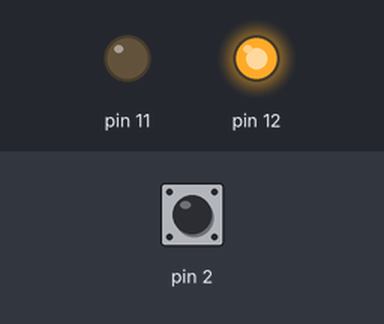
The sketch below on a simulated Arduino Uno, built with avr-gcc and run on an emulated ATmega328P. Parts: output pins drawn as LEDs (lit = HIGH). Inputs (shaded band) come from the test bench; at power-on: pin 2 HIGH.

Above: at 1.25 s.
1.3 s: pin 2 driven LOW
At 2.1 s:
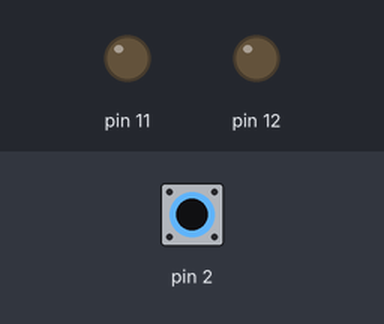
4.3 s: pin 2 pulsed HIGH 5 times (0.12 s each, 0.3 s apart)
At 5.05 s:
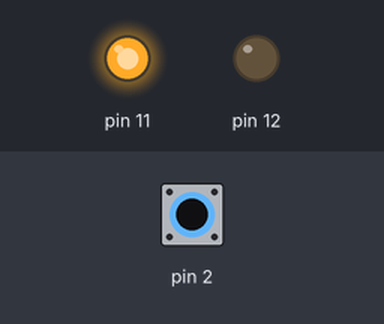
Timing chart, 0 to 14.8 s (numbered marks = the images above; inputs shaded):
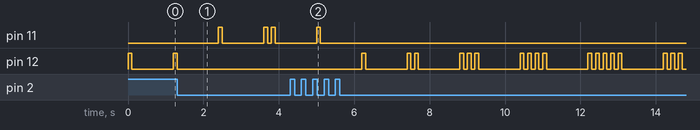

Measured:
- after the input at 1.3 s, pin 11: goes HIGH 0.10 s, LOW 1.1 s, HIGH 0.10 s, LOW 0.10 s, HIGH 0.10 s, then LOW, starting after 1.1 s; pin 12: goes on until 1.3 s, then stays LOW
- after the input at 4.3 s, pin 11: goes on until 5.1 s, then stays LOW; pin 12: LOW → HIGH after 1.9 s, → LOW 0.10 s later, → HIGH 1.1 s later, → LOW 0.10 s later, … (36 changes in this stretch)

The sketch:

w4s1p3.ino
```cpp
#include <avr/io.h>
#include <avr/interrupt.h>
#include <util/delay.h>

#define LED_DELAY  100

static volatile int turn = 0;

void flashGreen(){
  int count=1;
  int i;

  while(turn==0){
    for(i=0; i<count && turn==0; i++){
      // Switch green LED at pin 12 on. Pin 12 is PB4
      PORTB |= 0b00010000;

      // Delay 250ms
      _delay_ms(LED_DELAY);

      PORTB &= 0b11101111;
      _delay_ms(LED_DELAY);
    }

    _delay_ms(1000);
    count++;
  }
}

void flashRed(){
  int count=1;
  int i;

  while(turn==1){
    for(i=0; i<count && turn==1; i++){
      // Switch green LED at pin 12 on. Pin 12 is PB4
      PORTB |= 0b00001000;

      // Delay 250ms
      _delay_ms(LED_DELAY);

      PORTB &= 0b11110111;
      _delay_ms(LED_DELAY);
    }

    _delay_ms(1000);
    count++;
  }
}

void setup()
{
  // Set pins 11 and 12 to output. Pin 11 is PB3, pin 12 is PB4
  DDRB |= 0b00011000;

  EICRA |= 0b00000010;

  EIMSK |= 0b00000001;

  sei();
}

ISR(INT0_vect){
  turn = 1 - turn;
}

void loop()
{
  if(turn==0)
    flashGreen();
  else
    flashRed();
}
```
